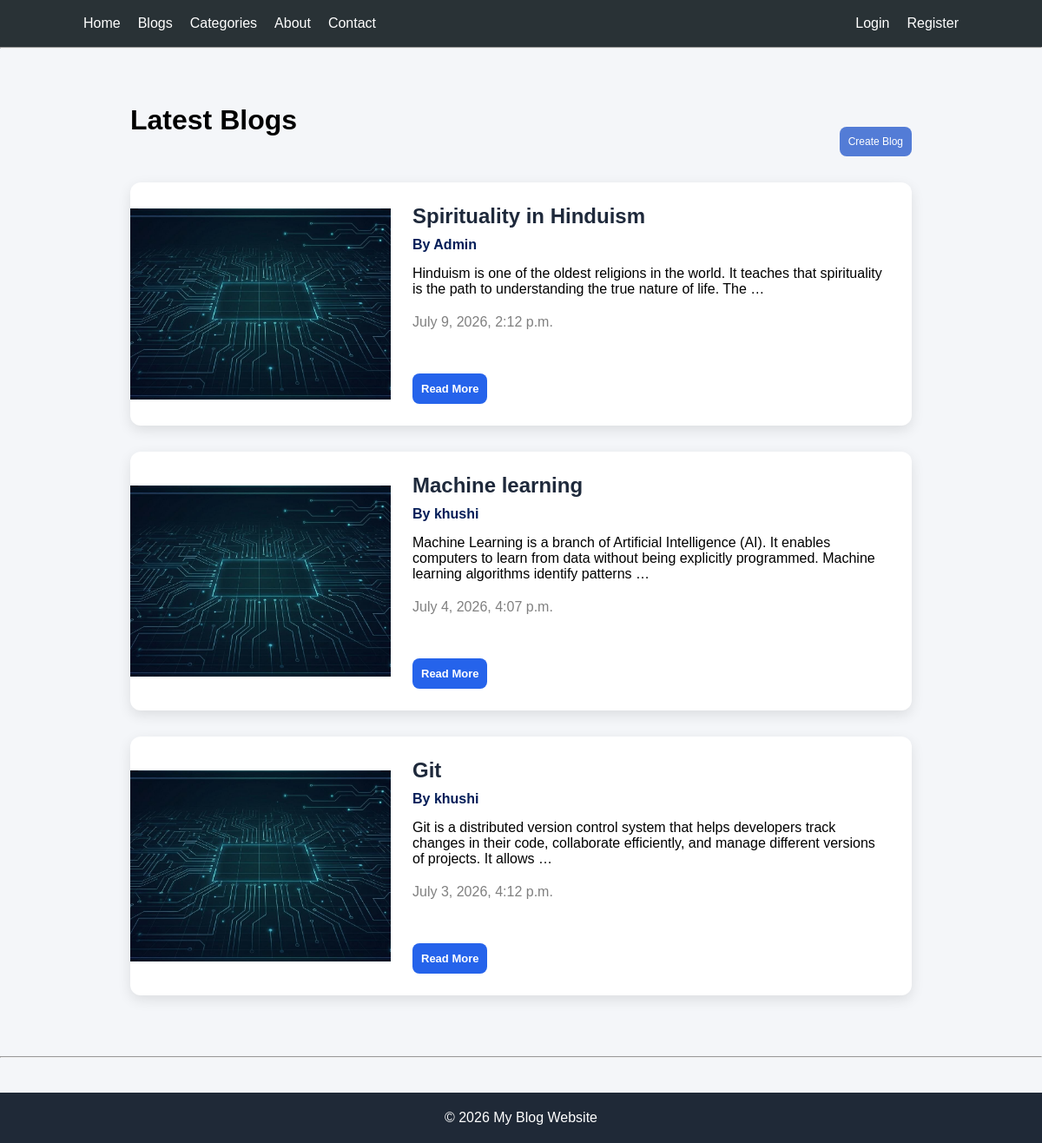
Before: / with the older database file.
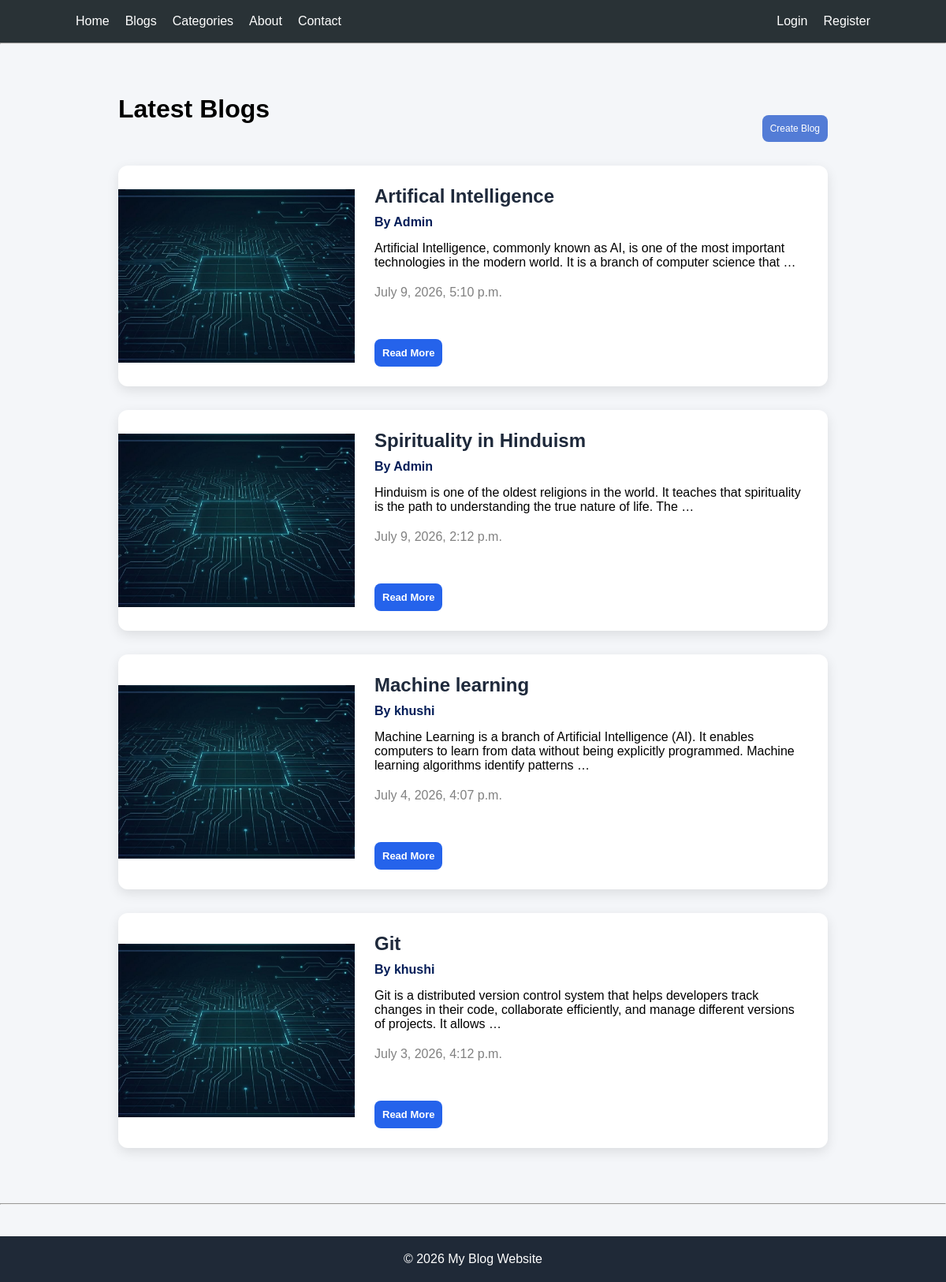
After: the same page with the newer database file.
### blog/models.py (models this page shows, shortened)
class Blog(models.Model):
    title=models.CharField(max_length=200)
    content=models.TextField()
    author = models.ForeignKey(
        User,
        on_delete=models.CASCADE,
        related_name="blogs"
    )
    image=models.ImageField(upload_to='blog_imaes/')
    created_at=models.DateTimeField(auto_now_add=True)
    updated_at=models.DateTimeField(auto_now=True)

### blog/views.py (the view)
# urls.py: path('',views.home,name="home"),
def home(request):
    blogs=Blog.objects.all().order_by("-created_at")
    context={
        'blogs':blogs
    }
    return render(request,"home.html",context)

### blog/templates/home.html (shortened to what this page needs)
{% extends 'base.html' %}
{% block content %}
<div class="header">
    <h1>Latest Blogs</h1>
    <a href="{% url 'create_blog' %}" class="btn">
        Create Blog
    </a>
</div>
{% if blogs %}
    {% for blog in blogs %}
    <div class="blog-card">
        {% if blog.image %}
            <img src="{{ blog.image.url }}" alt="{{ blog.title }}">
        {% endif %}
        <div class="blog-content">
            <h2>{{ blog.title }}</h2>
            <p class="author">
                By {{ blog.author.username }}
            </p>
            <p>
                {{ blog.content|truncatewords:25 }}
            </p>
            <p class="date">
                {{ blog.created_at }}
            </p>
            <div class="card-actions">
                <a href="{% url 'blog_detail' blog.id %}" class="btn read-btn">
                    Read More
                </a>
            </div>
        </div>
    </div>
    {% endfor %}
{% else %}
<h2>No Blogs Available</h2>
{% endif %}
{% endblock %}

### blog/templates/base.html (shortened to what this page needs)
<!DOCTYPE html>
<html lang="en">
<head>
    {% load static %}
    <link rel="stylesheet" href="{% static 'style.css' %}">
</head>
<body>
    <nav>
        <div class="nav-left">
            <a href="/">Home</a>
            <a href="#">Blogs</a>
            <a href="#">Categories</a>
            <a href="#">About</a>
            <a href="#">Contact</a>
        </div>
        <div class="nav-right">
            {% if user.is_authenticated %}
                <span class="username">
                    {{user.username}}
                </span>
                <form action="{% url 'logout' %}" method="post" style="display:inline;">
                {% csrf_token %}
                <button type="submit" class="logout-btn">Logout</button>
            </form>
            {% else %}
                <a href="{% url 'login' %}">Login</a>
                <a href="{% url 'register' %}"> Register</a>
            {% endif %}
        </div>
    </nav>
    <hr>
    <main>
        {% block content %}
        {% endblock %}
    </main>
    <hr>
    <footer>
        <p>© 2026 My Blog Website</p>
    </footer>
</body>
</html>

### blog/static/style.css (style rules this page uses)
* { margin:0; padding:0; box-sizing:border-box; }
body { font-family:Arial, Helvetica, sans-serif; background:#f4f6f9; }
nav { background:#293236; padding:18px 8%; display:flex; justify-content:space-between; align-items:center; }
.nav-left, .nav-right { display:flex; align-items:center; gap:20px; }
nav a { color:white; text-decoration:none; font-size:16px; font-weight:500; transition:0.3s; }
main { width:80%; margin:40px auto; display:flex; flex-direction:column; align-items:center; }
.header { display:flex; justify-content:space-between; align-items:center; width:100%; max-width:900px; margin-bottom:30px; }
.btn { background:#537cd6; color:white; text-decoration:none; padding:10px 10px; border-radius:8px; border:none; cursor:pointer; font-size:12px; margin-top: 50px; }
.blog-card { display:flex; align-items:center; background:white; border-radius:12px; width:100%; max-width:900px; margin:0 0 30px 0; overflow:hidden; box-shadow:0 5px 15px rgba(0,0,0,.1); }
.blog-card img { width:300px; height:220px; object-fit:cover; flex-shrink:0; }
.blog-content { flex:1; padding:25px; }
.blog-content h2 { margin-bottom:10px; color:#1e293b; }
.author { color:#031d58; margin-bottom:15px; font-weight:bold; }
.date { margin-top:20px; color:gray; }
.card-actions { display:flex; gap:10px; }
.card-actions .btn { text-decoration:none; color:white; padding:10px 10px; border-radius:8px; font-size:13px; font-weight:600; transition:0.3s ease; display:inline-block; }
.read-btn { background:#2563eb; }
footer { background:#1f2937; color:white; text-align:center; padding:20px; margin-top:40px; }

Changed rows visible on the page:
added Blog: image (picture), title "Artifical Intelligence", author.username "Admin", content "Artificial Intelligence, commonly known as AI, is one of the most important technologies in the modern world. It is a branch of computer science that …", created_at "July 9, 2026, 5:10 p.m."
